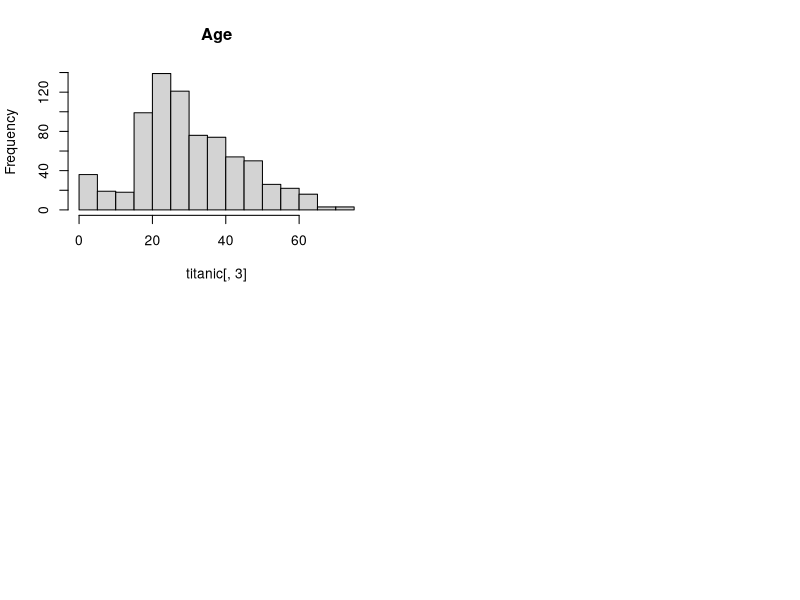

Source code (R): (Note: this script raises an error after producing the figure.)
titanic=read.table(file="titanic.txt",header=TRUE)
attach(titanic)
titanic
par(mfrow=c(2, 2))



# **** a. Fatto

titanic$Age = as.numeric(titanic$Age)
titanic$PClass = as.numeric(titanic$PClass)
titanic$Survived = as.numeric(titanic$Survived)
titanic$Sex = as.numeric(titanic$Sex)
hist(titanic[,3],main="Age")
hist(titanic[,2], main="PClass")
hist(titanic[,4], main="Sex")
hist(titanic[,5], main="Survived")


# number of individuals for combination of PClass and Gender
xtabs(~titanic$PClass+titanic$Sex, data=titanic)

# number of individuals for combination of Survived and Gender
xtabs(~titanic$Survived+titanic$Sex, data=titanic)

# number of individuals for combination of Survived and PClass 
xtabs(~titanic$Survived+titanic$PClass, data=titanic)

# number of individuals for combination of Survived and Age 
xtabs(~titanic$Survived+titanic$Age, data=titanic)

# percentage of saved for combination of PClass and Sex
tot = xtabs(titanic$Survived~titanic$PClass+titanic$Sex, data=titanic)
round(tot/xtabs(~titanic$PClass+titanic$Sex), 2)

summary(titanic)




# **** b. (Fatto)

# titanic$Survived
# titanic$Survived = factor(titanic$Survived)
# titanic$PClass = factor(titanic$PClass)
# titanic$Age = factor(titanic$Age)
titanic$Sex = as.numeric(titanic$Sex)
titanic$PClass = as.numeric(titanic$PClass)
titanic$Age = as.numeric(titanic$Age)
call <- glm(Survived~PClass+Age+Sex,family=binomial, data=titanic, na.action = na.omit)
#call1 <- glm(Survived~PClass+Sex,family=binomial, data=titanic)
#anova(call1, call)
summary(call)
#anova(call)
# the estimated odds are calculated as reported by summary(call)


# **** c. Fatto
titanic$Sex = factor(titanic$Sex)
titanic$PClass = factor(titanic$PClass)
call1 <- glm(Survived~Age*(PClass+Sex),family=binomial, data=titanic)
anova(call1, test="Chisq")

# No interaction between age pc class and sex, but interaction between age and sex



# guardare interazioni tra factors
titanic$Survived = factor(titanic$Survived)
titanic$PClass = factor(titanic$PClass)
titanic$Sex = factor(titanic$Sex)
titanic$Age = as.numeric(titanic$Age)
model = glm(Survived~PClass+Age*Sex,data=titanic,family=binomial)
summary(model)
fitted(model)


for (pc in levels(titanic$PClass)){
  for (sex in levels(titanic$Sex)) {
    newdata = data.frame(Sex=sex, PClass=pc, Name="test", Age=53)
    print(newdata)
    print(predict(model, newdata, type="response"))
    }
}



# **** d. Ripetere parte di Machine Learning 
# Much higher than p_0 or much lower than p_0, P gives a prediction with more confidence



# **** e. Fatto

#Chisquare for pclass + survived and fisher for sex + survived

chisq.test(titanic$PClass, titanic$Survived)
fisher.test(titanic$Sex, titanic$Survived)


#call <- glm(Survived~PClass+Age+Sex,family=binomial, data=titanic)
#call1 <- glm(Survived~Age+Sex,family=binomial, data=titanic)
#call2 <- glm(Survived~Age+PClass,family=binomial, data=titanic)
#call3 <- glm(Survived~Age,family=binomial, data=titanic)

#anova(call1, call)
#anova(call2, call)
#anova(call3, call)


# **** f. Da fare

# chisquare and fisher only give an idea on the independence of two variables but nothing more on the actual influence + can be inaccurate for too little samples


